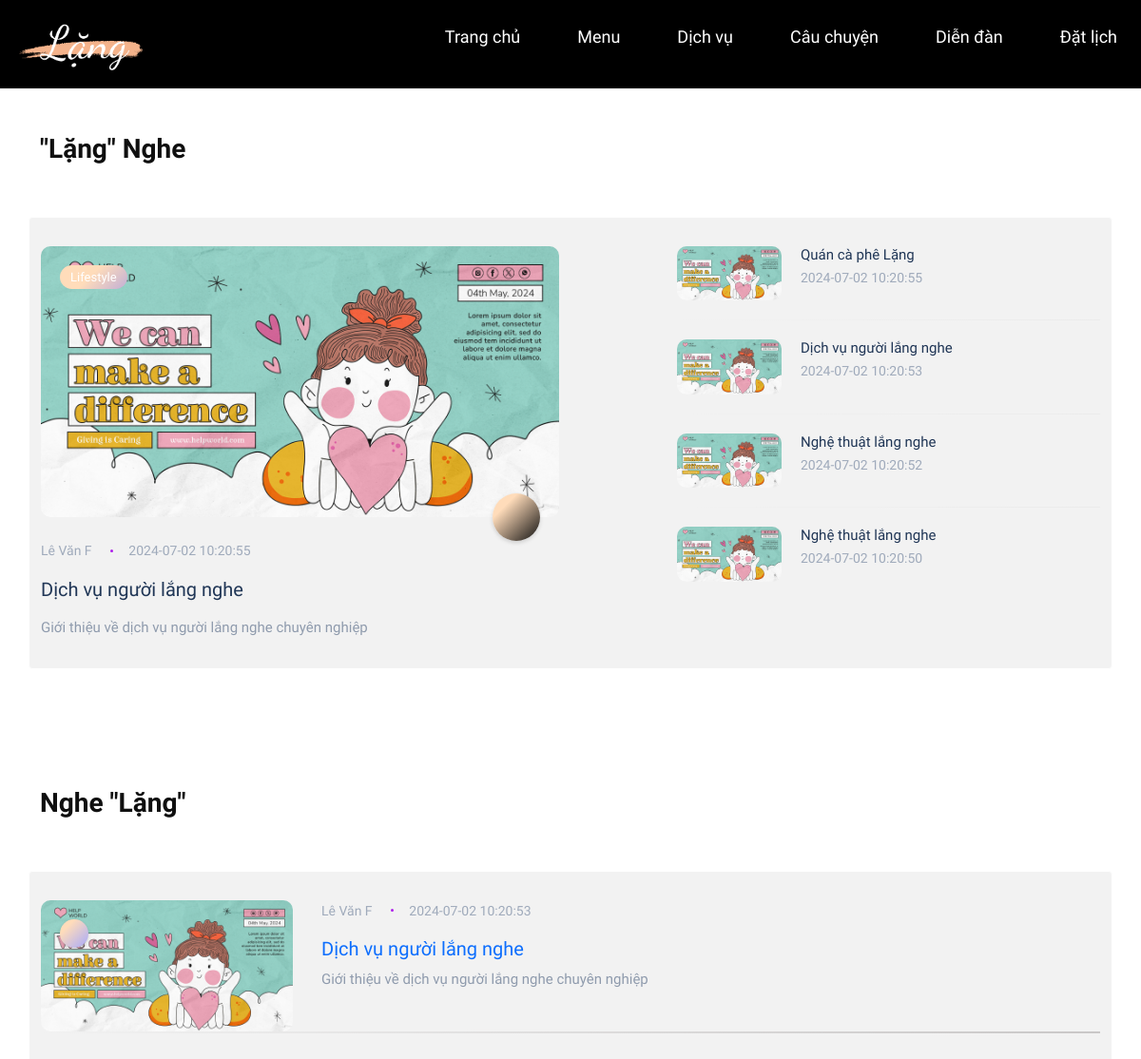
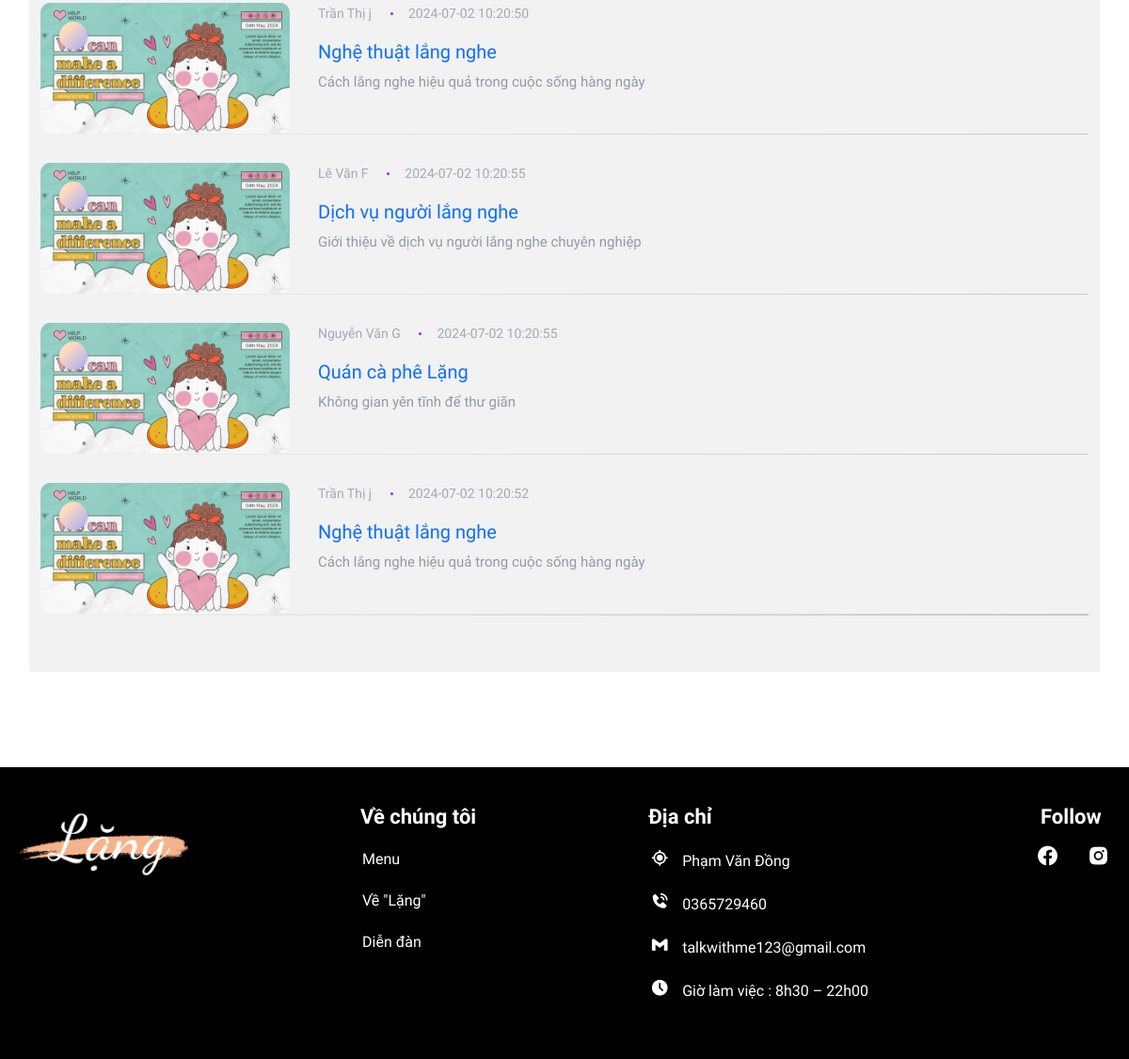
Page /blog on the committed database (2 pictures, top to bottom).
### tables this page shows
CREATE TABLE `tin_tuc` (
  `id` int(11) NOT NULL,
  `tieude` varchar(255) NOT NULL,
  `avatar` varchar(255) NOT NULL,
  `noidung` text NOT NULL,
  `content` text NOT NULL,
  `tacgia_ten` varchar(255) NOT NULL,
  `thoi_gian` timestamp NOT NULL DEFAULT current_timestamp()
);

### Core/Controller.php (called while the page is built, shortened)
<?php
class Controller
{
    public function model($model)
    {
        return new $model;
    }
}

### Configs/Connect.php (called while the page is built, shortened)
<?php
class Connect
{
    public function __construct()
    {
        try {
            $this->pdo = new PDO(self::DNS, self::USER, self::PASSWORD);
        } catch (PDOException $e) {
            echo $e->getMessage();
        }
    }
}

### Models/Blog.php (called while the page is built, shortened)
<?php
include_once './Configs/Connect.php';
class Blog extends Connect
{
    public function getAllBlog()
    {
        $sql = "SELECT * FROM tin_tuc";
        $pre = $this->pdo->prepare($sql);
        $pre->execute();
        $blogList = $pre->fetchAll(PDO::FETCH_ASSOC);
        return $blogList;
    }
    public function get1Blog()
    {
        $sql = "SELECT * FROM tin_tuc
                ORDER BY thoi_gian DESC
                LIMIT 1";
        $pre = $this->pdo->prepare($sql);
        $pre->execute();
        $latestBlog = $pre->fetch(PDO::FETCH_ASSOC);
        return $latestBlog;
    }
    public function getFourLatestBlogsExcludingOldest()
    {
        $sql = "SELECT * FROM tin_tuc
                ORDER BY thoi_gian DESC
                LIMIT 5";
        $pre = $this->pdo->prepare($sql);
        $pre->execute();
        $blogList = $pre->fetchAll(PDO::FETCH_ASSOC);
        if (count($blogList) >= 5) {
            array_shift($blogList);
        }
        return $blogList;
    }
}

### Views/blog.php (the view, shortened to what this page needs)
<div class="blog">
    <div class="site-wrapper">
        <section class="main-content">
            <div class="container-xl">
                <div class="row gy-4">
                    <div class="section-header">
                        <h3 class="section-title">"Lặng" Nghe</h3>
                    </div>
                    <div class="padding-30 rounded bordered">
                        <div class="row gy-5">
                            <div class="col-sm-6">
                                <div class="post">
                                    <div class="thumb rounded">
                                        <a href="#" class="category-badge position-absolute">Lifestyle</a>
                                        <span class="post-format">
                                        </span>
                                        <a href="/LangCoffee/blog/blogDetail/<?= $blog1['id']; ?>">
                                            <div class="inner">
                                                <img src="/LangCoffee/Images/Blog/<?= $blog1['avatar']; ?>" alt="">
                                            </div>
                                        </a>
                                    </div>
                                    <ul class="meta list-inline mt-4 mb-0">
                                        <li class="list-inline-item">
                                            <a href="">
                                                <?= $blog1['tacgia_ten']; ?>
                                            </a>
                                        </li>
                                        <li class="list-inline-item"><?= $blog1['thoi_gian']; ?></li>
                                    </ul>
                                    <h5 class="post-title mb-3 mt-3">
                                        <a href="/LangCoffee/blog/blogDetail/<?= $blog1['id']; ?>"><?= $blog1['tieude']; ?></a>
                                    </h5>
                                    <p class="excerpt mb-0">
                                        <?= $blog1['noidung']; ?>
                                    </p>
                                </div>
                            </div>
                            <div class="col-sm-6">
                                <?php foreach ($blog4s as $blog4) : ?>
                                    <div class="post post-list-sm square">
                                        <div class="thumb rounded">
                                            <a href="/LangCoffee/blog/blogDetail/<?= $blog4['id']; ?>">
                                                <div class="inner">
                                                    <img src="/LangCoffee/Images/Blog/<?= $blog4['avatar']; ?>" alt="">
                                                </div>
                                            </a>
                                        </div>
                                        <div class="details clearfix">
                                            <h6 class="post-title my-0">
                                                <a href="/LangCoffee/blog/blogDetail/<?= $blog4['id']; ?>">
                                                <?= $blog4['tieude']; ?>
                                                </a>
                                            </h6>
                                            <ul class="meta list-inline mt-1 mb-0">
                                                <li class="list-inline-item"><?= $blog4['thoi_gian']; ?></li>
                                            </ul>
                                        </div>
                                    </div>
                                <?php endforeach; ?>
                            </div>
                        </div>
                    </div>
                    <div class="section-header">
                        <h3 class="section-title">Nghe "Lặng"</h3>
                    </div>
                    <div class="padding-30 rounded bordered">
                        <div class="row">
                            <?php foreach ($blogs as $blog) : ?>
                                <div class="col-md-12 col-sm-6">
                                    <div class="post post-list clearfix">
                                        <div class="thumb rounded">
                                            <span class="post-format-sm">
                                            </span>
                                            <a href="/LangCoffee/blog/blogDetail/<?= $blog['id']; ?>">
                                                <div class="inner">
                                                    <img src="/LangCoffee/Images/Blog/<?= $blog['avatar']; ?>" alt="">
                                                </div>
                                            </a>
                                        </div>
                                        <div class="details">
                                            <ul class="meta list-inline mb-3">
                                                <li class="list-inline-item">
                                                    <a href="#">
                                                        <?= $blog['tacgia_ten']; ?>
                                                    </a>
                                                </li>
                                                <li class="list-inline-item"><?= $blog['thoi_gian']; ?></li>
                                            </ul>
                                            <h5 class="post-tile">
                                                <a href="/LangCoffee/blog/blogDetail/<?= $blog['id']; ?>">
                                                    <?= $blog['tieude']; ?>
                                                </a>
                                            </h5>
                                            <p class="excerpt mb-0">
                                                <?= $blog['noidung']; ?>
                                            </p>
                                        </div>
                                    </div>
                                </div>
                            <?php endforeach; ?>
                        </div>
                    </div>
                </div>
        </section>
    </div>
</div>

### index.php (shortened to what this page needs)
<!DOCTYPE html>
<html lang="en">
<head>
    <?php
    include_once './Public/head.php';
    ?>
</head>
<body>
    <?php
    include_once './Public/header.php';
    ?>
    <?php
    $page = isset($_GET['page']) ? $_GET['page'] : 'home';
    switch ($page) {
        case 'blog':
            include_once './Controllers/BlogController.php';
            $blog = new BlogController();
            break;
    }
    ?>
    <?php
    include_once './Public/footer.php';
    ?>
</body>
</html>

### Public/head.php (shortened to what this page needs)
<!DOCTYPE html>
<html lang="en">
<head>
    <link rel="stylesheet" href="/LangCoffee/CSS/public.css" />
    <link rel="stylesheet" href="/LangCoffee/CSS/home.css" />
    <link rel="stylesheet" href="/LangCoffee/CSS/menu.css" />
    <link rel="stylesheet" href="/LangCoffee/CSS/menu_detail.css" />
    <link rel="stylesheet" href="/LangCoffee/CSS/person.css" />
    <link rel="stylesheet" href="/LangCoffee/CSS/person_detail.css" />
    <link rel="stylesheet" href="/LangCoffee/CSS/story.css" />
    <link rel="stylesheet" href="/LangCoffee/CSS/blog.css" />
    <link rel="stylesheet" href="/LangCoffee/CSS/blog_detail.css" />
    <link rel="stylesheet" href="/LangCoffee/CSS/bootstrap.min.css" />
    <link href="https://unpkg.com/boxicons@2.1.4/css/boxicons.min.css" rel="stylesheet" />
</head>

### Public/header.php
<header>
    <nav>
        <div class="nav_logo">
            <a href="/LangCoffee/trang-chu">
                <img src="/LangCoffee/Images/Banner/logo-02.png" alt="Logo" />
            </a>
        </div>
        <ul>
            <li><a href="/LangCoffee/trang-chu">Trang chủ</a></li>
            <li><a href="/LangCoffee/menu">Menu</a></li>
            <li><a href="/LangCoffee/dich-vu">Dịch vụ</a></li>
            <li><a href="/LangCoffee/story">Câu chuyện</a></li>
            <li><a href="/LangCoffee/blog">Diễn đàn</a></li>
            <li><a href="#">Đặt lịch</a></li>
        </ul>
    </nav>
</header>

### Controllers/BlogController.php (shortened to what this page needs)
<?php
include_once './Core/Controller.php';
class BlogController extends Controller
{
    public $blogModel;
    public function __construct()
    {
        $this->blogModel = $this->model('Blog');
        if (isset($_GET['method'])) {
            $method = $_GET['method'];
            if (method_exists($this, $method)) {
                $this->$method();
            } else {
                echo "Method $method not found.";
            }
        } else {
            $this->index();
        }
    }
    public function index()
    {
        $blogs = $this->blogModel->getAllBlog();
        $blog1 = $this->blogModel->get1Blog();
        $blog4s = $this->blogModel->getFourLatestBlogsExcludingOldest();
        include_once './Views/blog.php';
    }
}
?>

### Public/footer.php
<footer>
    <div class="section_container">
        <div class="footer_section">
            <div class="footer_logo">
                <a href="/LangCoffee/index.php">
                    <img src="/LangCoffee/Images/Banner/logo-02.png" alt="Lặng" />
                </a>
            </div>
            <div class="useful_links">
                <h3>Về chúng tôi</h3>
                <ul>
                    <li><a href="/LangCoffee/menu">Menu</a></li>
                    <li><a href="/LangCoffee/story">Về "Lặng"</a></li>
                    <li><a href="/LangCoffee/blog">Diễn đàn</a></li>
                </ul>
            </div>
            <div class="contact_us">
                <h3>Địa chỉ</h3>
                <ul>
                    <li>
                        <i class="bx bx-current-location"></i>
                        <span>Phạm Văn Đồng</span>
                    </li>
                    <li>
                        <i class="bx bxs-phone-call"></i> <span>0365729460</span>
                    </li>
                    <li>
                        <i class='bx bxl-gmail'></i> <span>talkwithme123@gmail.com</span>
                    </li>
                    <li>
                        <i class="bx bxs-time-five"></i>
                        <span>Giờ làm việc : 8h30 – 22h00</span>
                    </li>
                </ul>
            </div>
            <div class="follow_us">
                <h3>Follow</h3>
                <a href="#" class="social-icon"><i class="bx bxl-facebook-circle"></i></a>
                <a href="#" class="social-icon"><i class="bx bxl-instagram-alt"></i></a>
            </div>
        </div>
    </div>
</footer>

### CSS/public.css (style rules this page uses)
* { margin: 0; padding: 0; box-sizing: border-box; font-family: "Playwrite GB S", cursive; font-weight: 400; }
:root { --primary-color: #3b141c; --secondary-color: #f3961c; --dark-color: #252525; --white-color: #fff; --light-gray-color: #f2f2f2; --site-max-width: 1300px; }
html { scroll-behavior: smooth; }
body { background-color: var(--white-color); }
a { text-decoration: none !important; }
ul { list-style: none; }
header { position: fixed; top: 0; width: 100%; z-index: 99; background: #000000; }
nav { display: flex; padding: 15px 0 15px 20px; justify-content: space-between; align-items: center; margin: 0 auto; max-width: var(--site-max-width); }
nav .nav_logo a { display: flex; gap: 15px; align-items: center; }
nav .nav_logo a img { max-width: 130px; }
nav ul { display: flex; gap: 10px; }
nav ul li a { display: block; padding: 10px 25px; font-size: 18px; font-weight: 500; color: var(--white-color); border-radius: 30px; transition: all 0.2s ease; }
footer { background: #000000; color: var(--white-color); padding: 40px 20px; }
.footer_section { display: flex; justify-content: space-between; }
.footer_section h3 { padding-left: 30px; font-size: 22px; margin-bottom: 16px; font-weight: 600; }
.footer_section .footer_logo a { display: flex; gap: 15px; align-items: center; color: var(--white-color); }
.footer_section .footer_logo a img { max-width: 180px; }
.footer_section .useful_links ul li { margin: 20px 0; }
.footer_section .useful_links ul li a { color: var(--white-color); font-size: 16px; }
.footer_section .contact_us ul li { margin: 20px 0; }
.footer_section .contact_us ul li i { color: var(--white-color); font-size: 20px; padding-right: 10px; }
.footer_section .follow_us i { padding-left: 25px; color: var(--white-color); font-size: 25px; }

### CSS/home.css (style rules this page uses)
.section_container { margin: 0 auto; max-width: var(--site-max-width); }

### CSS/menu.css (style rules this page uses)
:root { --white-light: rgba(255, 255, 255, 0.5); --alice-blue: #f8f9fa; --carribean-green: #40c9a2; --gray: #ededed; }
img { width: 100%; display: block; }

### CSS/person.css (style rules this page uses)
:root { --white-light: rgba(255, 255, 255, 0.5); --alice-blue: #f8f9fa; --carribean-green: #40c9a2; --gray: #ededed; }
* { padding: 0; margin: 0; box-sizing: border-box; }
body { font-family: 'Quicksand', sans-serif; }
img { width: 100%; display: block; }

### CSS/story.css (style rules this page uses)
:root { --primary-color: #f3eae5; --text-dark: #2c2724; --white: #ffffff; --max-width: 1200px; }
:root { --primary-color: #3b141c; --secondary-color: #f3961c; --dark-color: #252525; --white-color: #fff; --light-gray-color: #f2f2f2; --site-max-width: 1300px; }

### rows in the picture
tin_tuc: avatar (picture), tacgia_ten "Lê Văn F", thoi_gian "2024-07-02 10:20:55", tieude "Dịch vụ người lắng nghe", noidung "Giới thiệu về dịch vụ người lắng nghe chuyên nghiệp"
tin_tuc: avatar (picture), tieude "Quán cà phê Lặng", thoi_gian "2024-07-02 10:20:55", tacgia_ten "Nguyễn Văn G", noidung "Không gian yên tĩnh để thư giãn"
tin_tuc: avatar (picture), tieude "Dịch vụ người lắng nghe", thoi_gian "2024-07-02 10:20:53", tacgia_ten "Lê Văn F", noidung "Giới thiệu về dịch vụ người lắng nghe chuyên nghiệp"
tin_tuc: avatar (picture), tieude "Nghệ thuật lắng nghe", thoi_gian "2024-07-02 10:20:52", tacgia_ten "Trần Thị j", noidung "Cách lắng nghe hiệu quả trong cuộc sống hàng ngày"
tin_tuc: avatar (picture), tieude "Nghệ thuật lắng nghe", thoi_gian "2024-07-02 10:20:50", tacgia_ten "Trần Thị j", noidung "Cách lắng nghe hiệu quả trong cuộc sống hàng ngày"
